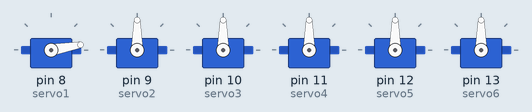
The sketch below on a simulated Arduino Uno, built with avr-gcc and run on an emulated ATmega328P. Shown: 6 × servo.

Above: at 0.05 s.
At 1.15 s:
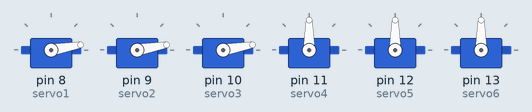
At 2.25 s:
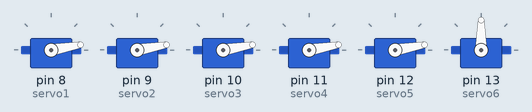
At 4.5 s:
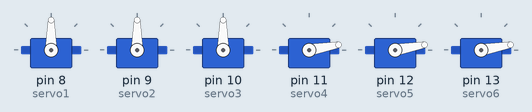
At 6.75 s:
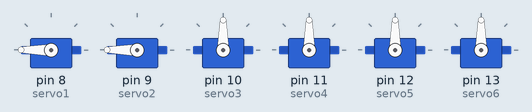
At 9.0 s:
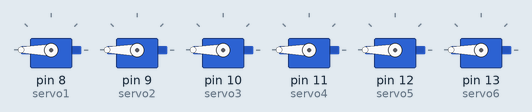
Timing chart, 0 to 11.7 s (numbered marks = the images above):
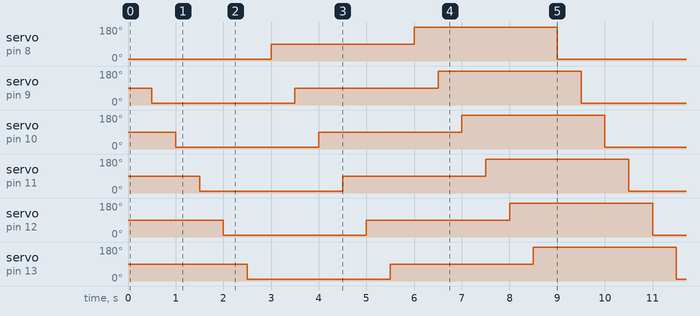

The sketch:

servo_test_6.ino
```cpp
// Arduino 6 Servo Test sketch
// Sequences 6 servos from 10 to 180 degrees

#include <Servo.h>
Servo servo1; // Define our Servo
Servo servo2;
Servo servo3;
Servo servo4;
Servo servo5;
Servo servo6;

void setup()
{
   servo1.attach(8); // servo on digital pin 8
   servo2.attach(9); // servo on digital pin 9
   servo3.attach(10); // servo on digital pin 10
   servo4.attach(11); // servo on digital pin 11
   servo5.attach(12); // servo on digital pin 12
   servo6.attach(13); // servo on digital pin 13
}

void loop()
{
   servo1.write(10);  // Turn Servo Left to 0 degrees
   delay(500);        // Wait 1 second
   servo2.write(10);  // Turn Servo Left to 45 degrees
   delay(500);        // Wait 1 second
   servo3.write(10);  // Turn Servo back to 90 degrees
   delay(500);        // Wait 1 second
   servo4.write(10);  // Turn Servo Right to 135 degrees
   delay(500);        // Wait 1 second
   servo5.write(10);  // Turn Servo Right to 180 degrees
   delay(500);        // Wait 1 second
   servo6.write(10);  // Turn Servo Left to 0 degrees
   delay(500);        // Wait 1 second
   servo1.write(90);  // Turn Servo Left to 45 degrees
   delay(500);        // Wait 1 second
   servo2.write(90);  // Turn Servo back to 90 degrees
   delay(500);        // Wait 1 second
   servo3.write(90);  // Turn Servo Right to 135 degrees
   delay(500);        // Wait 1 second
   servo4.write(90);  // Turn Servo Right to 180 degrees
   delay(500);        // Wait 1 second
   servo5.write(90);  // Turn Servo Left to 0 degrees
   delay(500);        // Wait 1 second
   servo6.write(90);  // Turn Servo Left to 45 degrees
   delay(500);        // Wait 1 second
   servo1.write(180); // Turn Servo back to 90 degrees
   delay(500);        // Wait 1 second
   servo2.write(180); // Turn Servo Right to 135 degrees
   delay(500);        // Wait 1 second
   servo3.write(180); // Turn Servo Right to 180 degrees
   delay(500);        // Wait 1 second
   servo4.write(180); // Turn Servo Right to 180 degrees
   delay(500);        // Wait 1 second
   servo5.write(180); // Turn Servo Left to 0 degrees
   delay(500);        // Wait 1 second
   servo6.write(180); // Turn Servo Left to 45 degrees
   delay(500);        // Wait 1 second
}
```

Measured:
- by itself, servo on pin 8 (servo1): repeats every 9.0 s: 180° 3.0 s, 10° 3.0 s, 90° 3.0 s
- by itself, servo on pin 9 (servo2), servo on pin 10 (servo3), servo on pin 11 (servo4), servo on pin 12 (servo5), servo on pin 13 (servo6): repeats every 9.0 s: 90° 3.0 s, 180° 3.0 s, 10° 3.0 s
